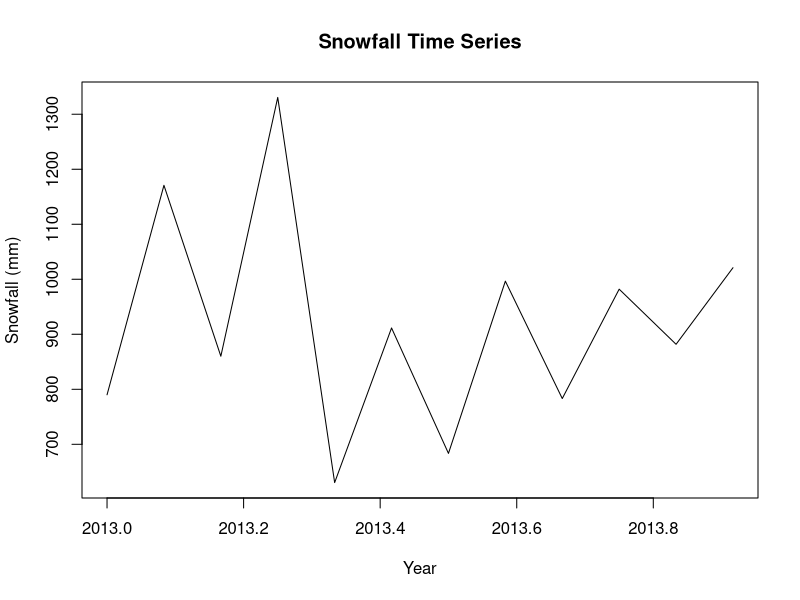

Write the R code that produced this figure.
snowfall <- c(790, 1170.8, 860.1, 1330.6, 630.4, 911.5, 683.5, 996.6, 783.2, 982, 881.8, 1021)
snowfall_timeseries <- ts(snowfall, start = c(2013, 1), frequency = 12)

# Print the timeseries data
print(snowfall_timeseries)

# Plot the timeseries directly in RStudio
plot(snowfall_timeseries, main = "Snowfall Time Series", ylab = "Snowfall (mm)", xlab = "Year")
